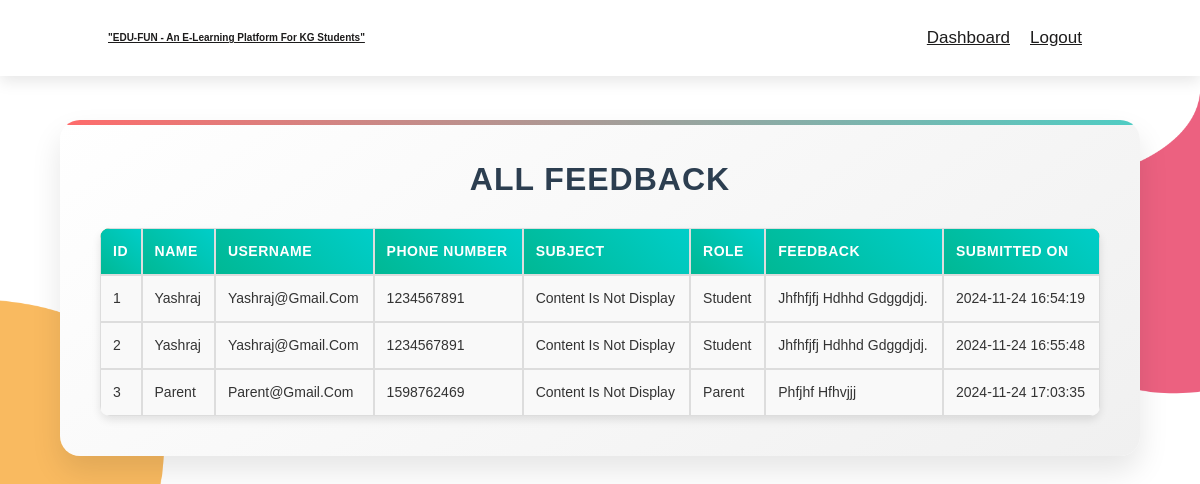
Page /view_feedback.php (signed in) on the committed database.
### tables this page shows
CREATE TABLE `feedback` (
  `id` int(11) NOT NULL,
  `name` varchar(100) NOT NULL,
  `email` varchar(100) NOT NULL,
  `role` varchar(50) NOT NULL,
  `phone_number` varchar(15) NOT NULL,
  `subject` varchar(100) NOT NULL,
  `feedback` text NOT NULL,
  `created_at` timestamp NOT NULL DEFAULT current_timestamp()
);

### view_feedback.php (the view, shortened to what this page needs)
<?php
include 'connect.php';
$sql = "SELECT * FROM feedback ORDER BY created_at ASC";
$stmt = $conn->prepare($sql);
$stmt->execute();
$feedbacks = $stmt->fetchAll(PDO::FETCH_ASSOC);
?>
<!DOCTYPE html>
<html lang="en">
<head>
    <link rel="stylesheet" href="https://cdn.jsdelivr.net/npm/bootstrap@5.3.0/dist/css/bootstrap.min.css">
    <link rel="stylesheet" href="/edufun/style.css">
    <link rel="stylesheet" href="css/feedback.css">
</head>
<body>
    <header class="header">
        <a href="#" class="logo"> <i class="fas fa-school"></i> <marquee>"EDU-FUN - An E-Learning Platform For KG Students"</marquee></a>
        <nav class="navbar">
            <a href="admin_dashboard.php">Dashboard</a>
            <a href="logout.php">Logout</a>
        </nav>
    </header>
    <div class="dashboard-container">
        <h1>All Feedback</h1>
        <table>
            <thead>
                <tr>
                    <th>ID</th>
                    <th>Name</th>
                    <th>Username</th>
                    <th>Phone Number</th>
                    <th>Subject</th>
                    <th>Role</th>
                    <th>Feedback</th>
                    <th>Submitted On</th>
                </tr>
            </thead>
            <tbody>
                <?php foreach ($feedbacks as $feedback) { ?>
                <tr>
                    <td><?php echo htmlspecialchars($feedback['id']); ?></td>
                    <td><?php echo htmlspecialchars($feedback['name']); ?></td>
                    <td><?php echo htmlspecialchars($feedback['email']); ?></td>
                    <td><?php echo htmlspecialchars($feedback['phone_number']); ?></td>
                    <td><?php echo htmlspecialchars($feedback['subject']); ?></td>
                    <td><?php echo htmlspecialchars($feedback['role']); ?></td>
                    <td><?php echo nl2br(htmlspecialchars($feedback['feedback'])); ?></td>
                    <td><?php echo htmlspecialchars($feedback['created_at']); ?></td>
                </tr>
                <?php } ?>
            </tbody>
        </table>
    </div>
</body>
</html>

### style.css (style rules this page uses)
:root { --orange:#f9ba60; --pink:#e9768f; --black: #1d1c1c; --white: #fff; --light-color:#666; --box-shadow:0 .5rem 1.5rem rgba(0,0,0,.1); }
* { font-family: 'Poppins', sans-serif; margin: 0; padding: 0; box-sizing: border-box; outline: none; border: none; text-decoration: none; text-transform: capitalize; transition: all .2s linear; }
html { font-size: 62.5%; overflow-x: hidden; scroll-behavior: smooth; }
.header { position: fixed; top: 0; left: 0; right: 0; z-index: 1000; display: flex; align-items: center; justify-content: space-between; padding: 2rem 9%; background: var(--white); box-shadow: var(--box-shadow); }
.header .logo { font-size: 120 rem; font-weight: bolder; color: var(--black); }
.header .navbar a { font-size: 1.7rem; margin: 0 1rem; color: var(--black); }

### css/feedback.css (style rules this page uses)
body { font-family: Arial, sans-serif; background: url('../images/teacher-bg.png'); margin: 0; padding: 0; background-size: 100%; height: 120vh; color: #333; }
.dashboard-container { padding: 50px; text-align: center; border-radius: 10px; margin-top: 50px; }
.dashboard-container h1 { color: #2c3e50; margin-bottom: 20px auto; }
table { width: 100%; border-collapse: collapse; margin-top: 20px; box-shadow: 0 4px 8px rgba(0, 0, 0, 0.1); }
table th, table td { padding: 12px; text-align: left; border: 1px solid #ddd; font-size: 14px; }
table th { background-color: #4CAF50; color: white; }
table td { background-color: #f9f9f9; }
table tbody tr:nth-child(odd) { background-color: #f2f2f2; }
table tbody tr:nth-child(even) { background-color: #ffffff; }
td { word-wrap: break-word; max-width: 200px; }

### view_feedback.php (style rules this page uses)
.dashboard-container { width: 90%; margin-top: 120px; margin-left: auto; margin-right: auto; background: linear-gradient(145deg, #ffffff, #f0f0f0); padding: 40px; border-radius: 20px; box-shadow: 0 15px 30px rgba(0, 0, 0, 0.1); position: relative; overflow: hidden; }
.dashboard-container::before { content: ''; position: absolute; top: 0; left: 0; width: 100%; height: 5px; background: linear-gradient(90deg, #ff6b6b, #4ecdc4); }
h1 { font-size: 32px; font-weight: 700; color: #2d3436; margin-bottom: 30px; text-transform: uppercase; letter-spacing: 1px; text-align: center; }
table { width: 100%; border-collapse: separate; border-spacing: 0; margin-top: 20px; background: #ffffff; border-radius: 10px; overflow: hidden; }
th { background: linear-gradient(45deg, #00b894, #00cec9); color: white; padding: 15px; text-align: left; font-weight: 600; text-transform: uppercase; font-size: 14px; letter-spacing: 0.5px; }
td { padding: 12px 15px; border-bottom: 1px solid #e0e0e0; background: #ffffff; font-size: 14px; line-height: 1.5; }

### rows in the picture
feedback: id "1", name "Yashraj", email "Yashraj@gmail.com", phone_number "1234567891", subject "Content Is Not Display", role "Student", feedback "Jhfhfjfj Hdhhd Gdggdjdj.", created_at "2024-11-24 16:54:19"
feedback: id "2", name "Yashraj", email "Yashraj@gmail.com", phone_number "1234567891", subject "Content Is Not Display", role "Student", feedback "Jhfhfjfj Hdhhd Gdggdjdj.", created_at "2024-11-24 16:55:48"
feedback: id "3", name "Parent", email "Parent@gmail.com", phone_number "1598762469", subject "Content Is Not Display", role "Parent", feedback "Phfjhf Hfhvjjj", created_at "2024-11-24 17:03:35"
